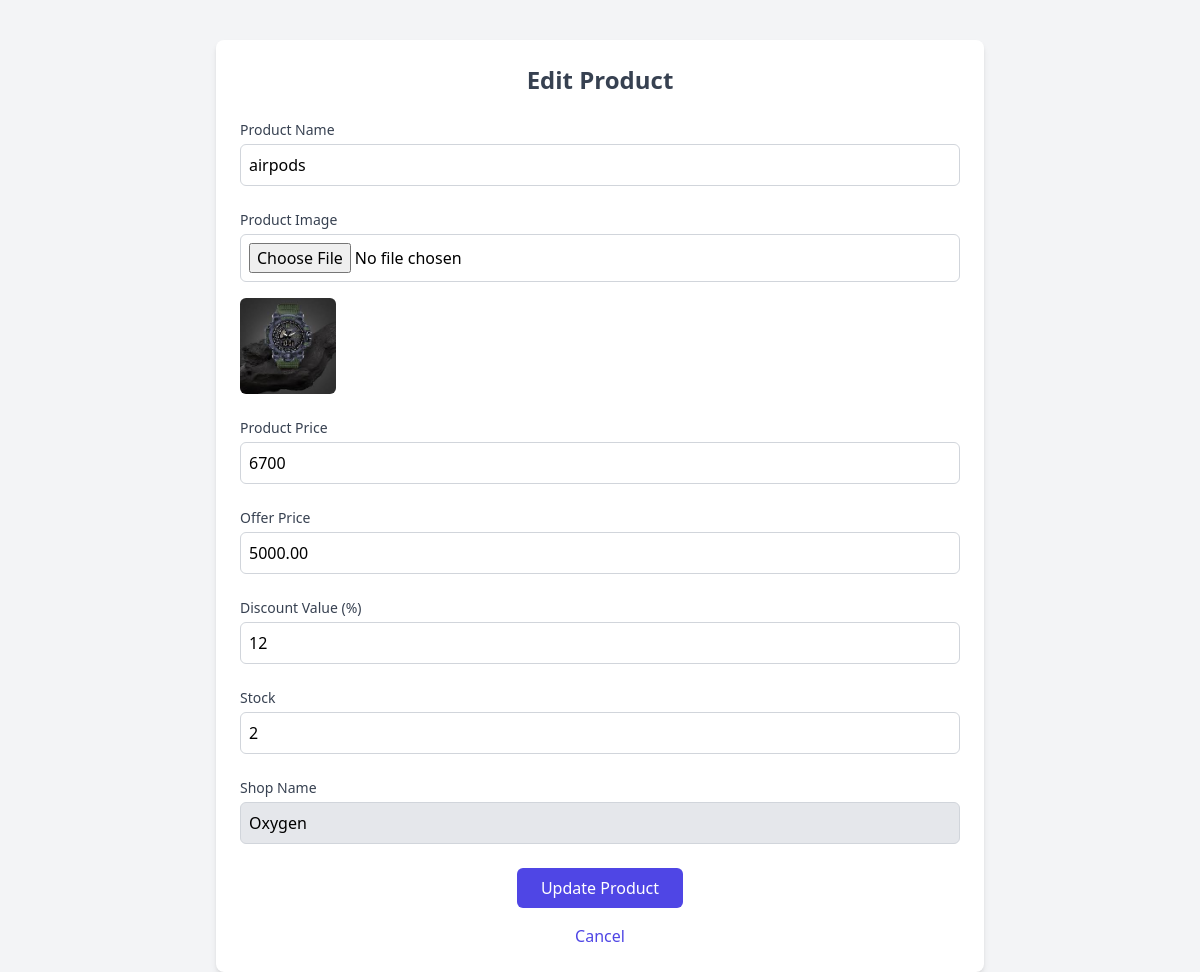
Page /editproduct/8/ (signed in) on the committed database.
### app/models.py (models this page shows)
class product(models.Model):
    productname=models.CharField(max_length=50,null=True,blank=False)
    productimage=models.ImageField(upload_to='product/',null=True,blank=True)
    productprice=models.IntegerField(null=True,blank=True)
    offerprice=models.DecimalField(max_digits=100,null=True,blank=True,decimal_places=2)
    discountvalue=models.IntegerField(null=True,blank=True)
    stock=models.IntegerField(null=True,blank=True)
    shopname=models.ForeignKey(shopregister,on_delete=models.CASCADE)

class shopregister(models.Model):
    shopname=models.CharField(max_length=50,null=True,blank=False)
    shopownername=models.CharField(max_length=50,null=True,blank=False)
    email=models.EmailField(unique=True,null=True,blank=False)
    phone=models.IntegerField(null=True,blank=True)
    storeid=models.CharField(max_length=50,null=True,blank=False,unique=True)
    password=models.CharField(max_length=8,null=True,blank=True)
    image=models.ImageField(upload_to='shop/',null=True,blank=True)
    location=models.CharField(max_length=50,null=True,blank=False)
    def __str__(self):
        return self.shopname

### app/views.py (the view, shortened to what this page needs)
# urls.py: path('editproduct/<id>/',views.editproduct,name='editproduct'),
def editproduct(request,id):
    email=request.session['semail']
    try:
        shop=product.objects.get(shopname__email=email,id=id)
    except  :
        return redirect('shoplogin')
    return render(request,'editproduct.html',{'shop':shop})

### app/templates/editproduct.html (shortened to what this page needs)
<!DOCTYPE html>
<html lang="en">
<head>
    <script src="https://cdn.tailwindcss.com"></script>
</head>
<body class="bg-gray-100">
    <div class="max-w-3xl mx-auto p-6 bg-white mt-10 shadow-md rounded-lg">
        <h2 class="text-2xl font-semibold text-gray-700 text-center">Edit Product</h2>
        <form action="" method="POST" enctype="multipart/form-data" class="mt-6 space-y-6">
            <div>
                <label for="productname" class="block text-sm font-medium text-gray-700">Product Name</label>
                <input type="text" id="productname" name="productname" value="{{ shop.productname }}" required class="mt-1 block w-full p-2 border border-gray-300 rounded-md focus:ring-indigo-500 focus:border-indigo-500">
            </div>
            <div>
                <label for="productimage" class="block text-sm font-medium text-gray-700">Product Image</label>
                <input type="file" id="productimage" name="productimage" class="mt-1 block w-full p-2 border border-gray-300 rounded-md focus:ring-indigo-500 focus:border-indigo-500">
                {% if shop.productimage %}
                    <img src="{{ shop.productimage.url }}" alt="Product Image" class="mt-4 h-24 w-24 object-cover rounded-md">
                {% else %}
                 <p> image not found </p>
                {% endif %}
            </div>
            <div>
                <label for="productprice" class="block text-sm font-medium text-gray-700">Product Price</label>
                <input type="number" id="productprice" name="productprice" value="{{ shop.productprice }}" required class="mt-1 block w-full p-2 border border-gray-300 rounded-md focus:ring-indigo-500 focus:border-indigo-500">
            </div>
            <div>
                <label for="offerprice" class="block text-sm font-medium text-gray-700">Offer Price</label>
                <input type="number" step="0.01" id="offerprice" name="offerprice" value="{{ shop.offerprice }}" class="mt-1 block w-full p-2 border border-gray-300 rounded-md focus:ring-indigo-500 focus:border-indigo-500">
            </div>
            <div>
                <label for="discountvalue" class="block text-sm font-medium text-gray-700">Discount Value (%)</label>
                <input type="number" id="discountvalue" name="discountvalue" value="{{ shop.discountvalue }}" class="mt-1 block w-full p-2 border border-gray-300 rounded-md focus:ring-indigo-500 focus:border-indigo-500">
            </div>
            <div>
                <label for="stock" class="block text-sm font-medium text-gray-700">Stock</label>
                <input type="number" id="stock" name="stock" value="{{ shop.stock }}" required class="mt-1 block w-full p-2 border border-gray-300 rounded-md focus:ring-indigo-500 focus:border-indigo-500">
            </div>
            <div>
                <label for="shopname" class="block text-sm font-medium text-gray-700">Shop Name</label>
                <input type="text" id="shopname" name="shopname" value="{{ shop.shopname }}" readonly class="mt-1 block w-full p-2 border border-gray-300 bg-gray-200 rounded-md focus:ring-indigo-500 focus:border-indigo-500">
            </div>
            <div class="text-center">
                <button type="submit" class="px-6 py-2 bg-indigo-600 text-white font-medium rounded-md hover:bg-indigo-700 focus:outline-none focus:ring-2 focus:ring-indigo-500 focus:ring-offset-2">Update Product</button>
            </div>
        </form>
        <div class="mt-4 text-center">
            <a href="{% url 'viewproduct' %}" class="text-indigo-600 hover:underline">Cancel</a>
        </div>
    </div>
</body>
</html>

### rows in the picture
product: productname "airpods", productimage (picture), productprice "6700", offerprice "5000.00", discountvalue "12", stock "2", shopname "Oxygen"
